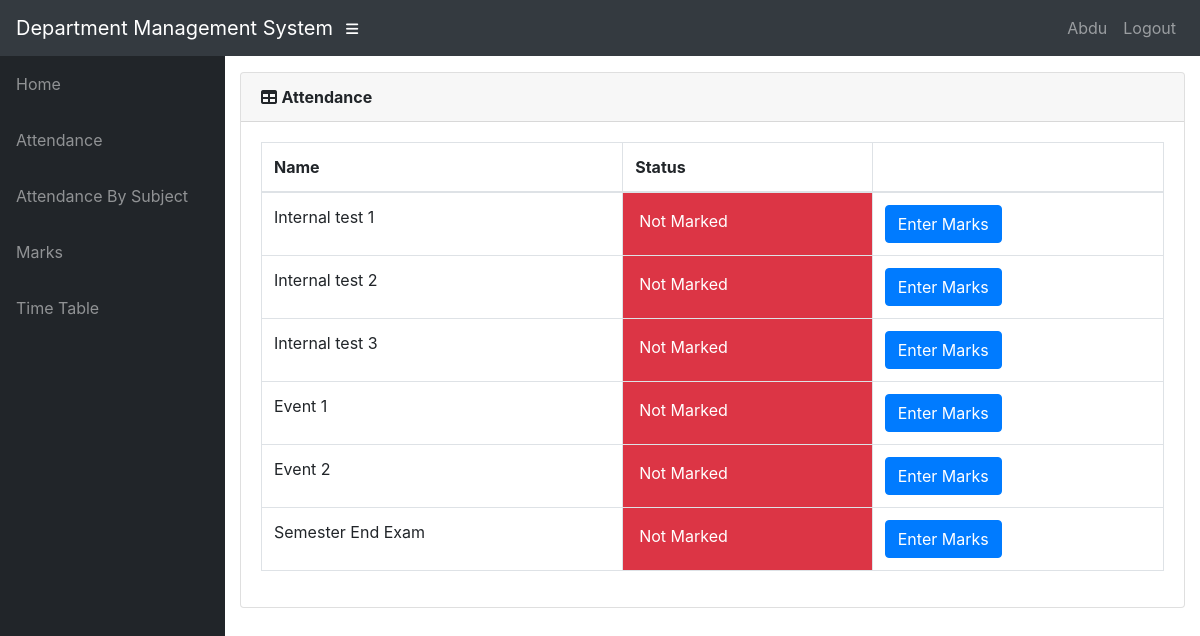
The page /info/teacher/46/marks_list/ (signed in) on the database its author committed.
### info/models.py (models this page shows, shortened)
class User(AbstractUser):
    @property
    def is_student(self):
        if hasattr(self, 'student'):
            return True
        return False

class Student(models.Model):
    user = models.OneToOneField(User, on_delete=models.CASCADE, null=True)
    class_id = models.ForeignKey(Class, on_delete=models.CASCADE, default=1)
    USN = models.CharField(primary_key='True', max_length=100)
    name = models.CharField(max_length=200)
    sex = models.CharField(max_length=50, choices=sex_choice, default='Male')
    DOB = models.DateField(default='1998-01-01')

class MarksClass(models.Model):
    assign = models.ForeignKey(Assign, on_delete=models.CASCADE)
    name = models.CharField(max_length=50, choices=test_name, default='Internal test 1')
    status = models.BooleanField(default='False')
    class Meta:
        unique_together = (('assign', 'name'),)

### info/views.py (the view)
@login_required()
def t_marks_list(request, assign_id):
    ass = get_object_or_404(Assign, id=assign_id)
    m_list = MarksClass.objects.filter(assign=ass)
    return render(request, 'info/t_marks_list.html', {'m_list': m_list})

### info/templates/info/t_marks_list.html
{% extends 'info/base.html' %}
{% block content %}
    <div class="card mb-3">
        <div class="card-header">
              <i class="fas fa-table"></i>
            <b>Attendance</b></div>
            <div class="card-body">
              <div class="table-responsive">
                <table class="table table-bordered" id="dataTable" width="100%" cellspacing="0">
                  <thead>
                    <tr>
                        <th>Name</th>
                        <th>Status</th>
                        <th></th>
                    </tr>
                  </thead>
                  <tbody>
                    {% for m in m_list %}
                    <tr>
                        <td>{{ m.name }}</td>
                        {% if not m.status %}
                            <td class="p-3 mb-2 bg-danger text-white">Not Marked</td>
                            <td>
                                <a class="btn btn-primary" href="{% url 't_marks_entry' m.id %}" role="button">Enter Marks</a>
                            </td>
                        {% else %}
                            <td class="p-3 mb-2 bg-success text-white">Marked</td>
                            <td><a class="btn btn-warning" href="{% url 'edit_marks' m.id %}" role="button">Edit Marks</a> </td>
                        {% endif %}
                    </tr>
                    {% empty %}
                            <p>student has no courses</p>
                    {% endfor %}
                  </tbody>
                </table>
              </div>
        </div>
    </div>
{% endblock %}

### info/templates/info/base.html (shortened to what this page needs)
<!DOCTYPE html>
<html lang="en">
  <head>
      {% load static %}
    <link href="{% static '/info/bootstrap/vendor/bootstrap/css/bootstrap.min.css' %}" rel="stylesheet">
    <link href="{% static '/info/bootstrap/vendor/fontawesome-free/css/all.min.css' %}" rel="stylesheet" type="text/css">
    <link href="{% static '/info/bootstrap/vendor/datatables/dataTables.bootstrap4.css' %}" rel="stylesheet">
    <link href="{% static '/info/bootstrap/css/sb-admin.css' %}" rel="stylesheet">
  </head>
  <body id="page-top">
    <nav class="navbar navbar-expand navbar-dark bg-dark static-top">
      <a class="navbar-brand mr-1" href="{% url 'index' %}">Department Management System</a>
      <button class="btn btn-link btn-sm text-white order-1 order-sm-0" id="sidebarToggle" href="#">
        <i class="fas fa-bars"></i>
      </button>
        <div class="collapse navbar-collapse" id="navbarResponsive">
          <ul class="navbar-nav ml-auto">
            <li class="nav-item">
                {% if request.user.is_student %}
                    <a class="nav-link text-capitalize">{{ request.user.student.name }}</a>
                {% elif request.user.is_teacher %}
                    <a class="nav-link text-capitalize">{{ request.user.teacher.name }}</a>
                {% endif %}
            </li>
            <li class="nav-item">
                <a class="nav-link" href="#" data-toggle="modal" data-target="#logoutModal">Logout</a>
            </li>
          </ul>
        </div>
    </nav>
    <div id="wrapper">
      <ul class="sidebar navbar-nav">
            <li class="nav-item">
              <a class="nav-link" href="{% url 'index' %}">
                <span>Home</span>
              </a>
            </li>
        {% if request.user.is_student %}
            <li class="nav-item">
              <a class="nav-link" href="{% url 'attendance' request.user.student.USN %}">
                <span>Attendance</span>
              </a>
            </li>
            <li class="nav-item">
              <a class="nav-link" href="{% url 'attendance' request.user.student.USN %}">
                <span>Attendance By Subject</span>
              </a>
            </li>
            <li class="nav-item">
              <a class="nav-link" href="{% url 'marks_list' request.user.student.USN %}">
                <span>Marks</span>
              </a>
            </li>
              <li class="nav-item">
              <a class="nav-link" href="{% url 'timetable' request.user.student.class_id_id %}">
                <span>Time Table</span>
              </a>
            </li>
        {% endif %}
      </ul>
      <div id="content-wrapper">
        <div class="container-fluid">
            {% block content %}
            {% endblock %}
        </div>
      </div>
    </div>
  </body>
</html>

### rows shown on the page
User: user.student.name "Abdu"
MarksClass: name "Internal test 1", status "Not Marked"
MarksClass: name "Internal test 2", status "Not Marked"
MarksClass: name "Internal test 3", status "Not Marked"
MarksClass: name "Event 1", status "Not Marked"
MarksClass: name "Event 2", status "Not Marked"
MarksClass: name "Semester End Exam", status "Not Marked"
